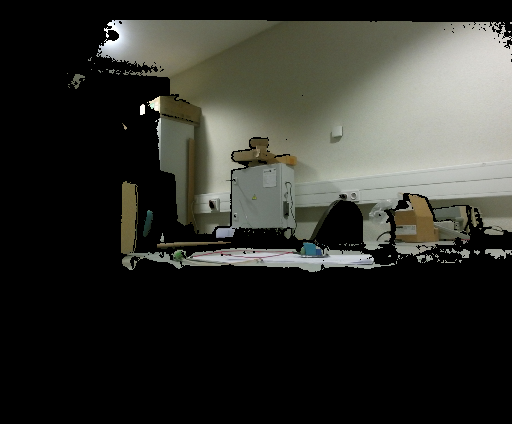
#> input picture kinect2/examples/experiment_greenbox_different_angles/registered_image_3.png, 512 x 424 px
$ python create_pcd.py
#> lines starting #> are read from the running program, lines starting #| are printed output that depends on the picture; after the words box and inside, x2 and y2 are one past the last pixel; in counts of white or black regions, pixels touching at a corner belong together
#!/usr/bin/env python


import cv2 as cv
import numpy as np
import open3d as o3d
import os

def load_images(registered_color_path, depth_path):
    registered_color_image = cv.imread(registered_color_path, cv.IMREAD_COLOR)
#> registered_color_image is the input picture: shape (424, 512, 3); mean B, G, R 44.5, 50, 49.3
    depth_image = cv.imread(depth_path, cv.IMREAD_UNCHANGED).astype(np.float32) / 255.0  # Normalize back to 0-1 range
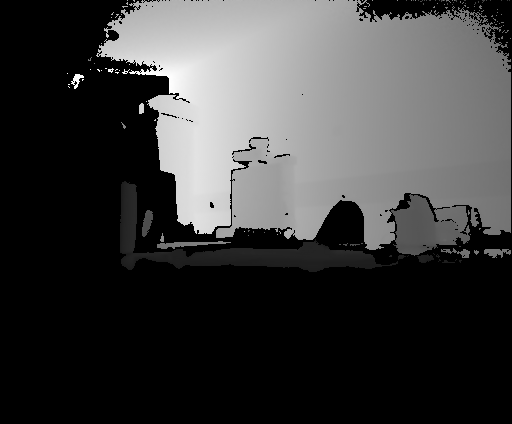
#> input picture kinect2/examples/experiment_greenbox_different_angles/depth_frame_3.png, 512 x 424 px
#> depth_image: shape (424, 512) float32; min 0, max 1, mean 0.242
    return registered_color_image, depth_image

def create_point_cloud(registered_color_image, depth_image, intrinsic_matrix):
    h, w = depth_image.shape
#> h = 424; w = 512
    i, j = np.meshgrid(np.arange(w), np.arange(h), indexing='xy')

    valid = (depth_image > 0)
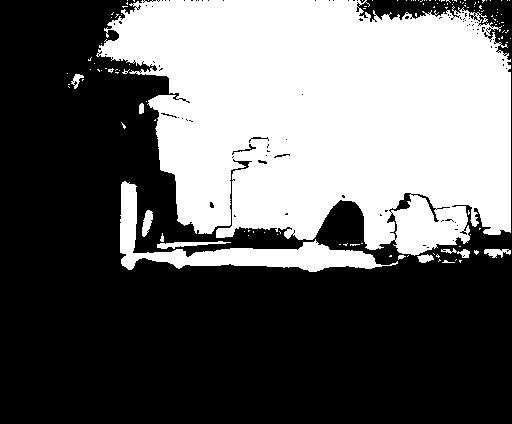
#> valid: shape (424, 512) bool; 39.9% white; 130 white regions (118 under 20 px), largest, box (x1, y1, x2, y2) and area: (96, 0, 511, 256) 79883, (120, 181, 398, 272) 5262, (157, 241, 231, 249) 266
    z = depth_image[valid]
    x = (i[valid] - intrinsic_matrix[0, 2]) * z / intrinsic_matrix[0, 0]
    y = (j[valid] - intrinsic_matrix[1, 2]) * z / intrinsic_matrix[1, 1]

    points = np.stack((x, y, z), axis=-1)
    colors = registered_color_image[valid]

    colors = colors[:, [2, 1, 0]] # Inverts color channels  RGB --> BGR

    return points, colors

def save_point_cloud(points, colors, output_file):
    pcd = o3d.geometry.PointCloud()
    pcd.points = o3d.utility.Vector3dVector(points)
    pcd.colors = o3d.utility.Vector3dVector(colors / 255.0)  # Normalize color values to 0-1
    o3d.io.write_point_cloud(output_file, pcd)

def main():
    registered_color_path = '../examples/experiment_greenbox_different_angles/registered_image_3.png'
    depth_path = '../examples/experiment_greenbox_different_angles/depth_frame_3.png'
    output_file = '../examples/experiment_greenbox_different_angles/point_cloud_frame_3.ply'

    registered_color_image, depth_image = load_images(registered_color_path, depth_path)

    intrinsic_matrix = np.array([
        [368.0, 0.0, 246],
        [0.0, 368.0, 198],
        [0.0, 0.0, 1.0]
    ])

    points, colors = create_point_cloud(registered_color_image, depth_image, intrinsic_matrix)
    save_point_cloud(points, colors, output_file)

    print(f"Saved point cloud to {output_file}")

if __name__ == "__main__":
    main()
